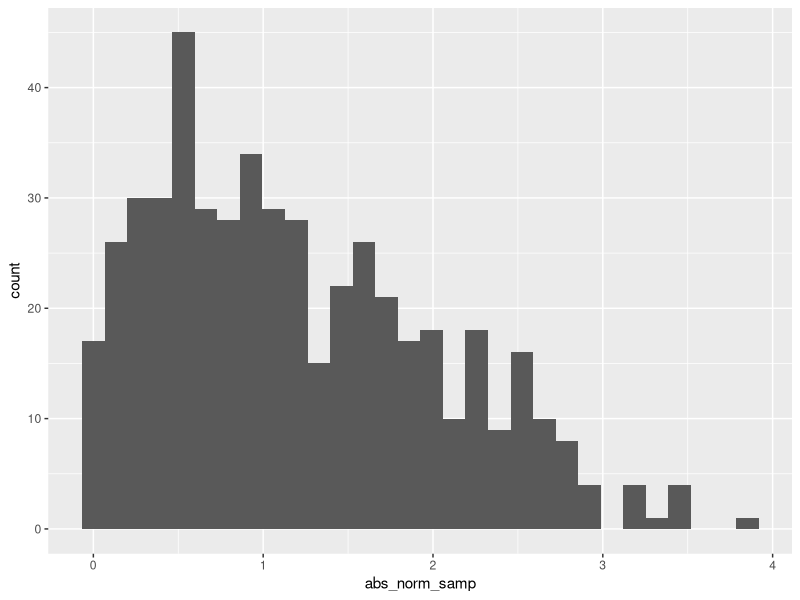

This chart was generated by the following R code:
## ---- chunk 1
samp = rnorm(100)
length(samp)
## ---- chunk 2
library(tidyverse)

la_df = tibble(
  norm_samp = rnorm(500, mean = 1),
  norm_samp_pos = norm_samp > 0,
  abs_norm_samp = abs(norm_samp)
)

ggplot(la_df, aes(x = abs_norm_samp)) + geom_histogram()

median_samp = median(pull(la_df, norm_samp))
## ---- chunk 3

